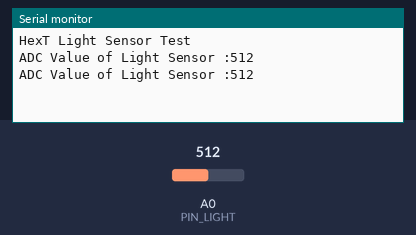
Bench run of a sketch on a simulated Arduino Uno, built with avr-gcc and run on an emulated ATmega328P. Shown: the last lines printed to the serial monitor. Inputs (shaded band) come from the test bench; at power-on: A0 (PIN_LIGHT) = 512.

Above: at 1.8 s.
1.9 s: A0 (PIN_LIGHT) set to 716
At 2.8 s:
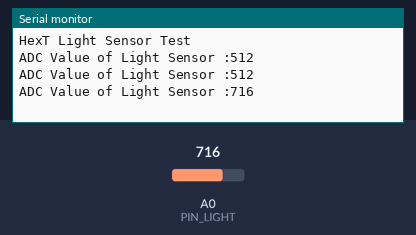
3.4 s: A0 (PIN_LIGHT) set to 900
At 4.5 s:
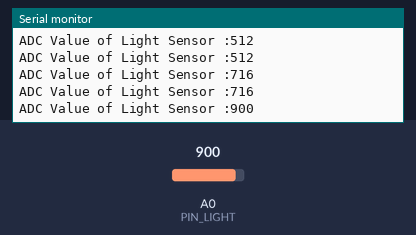
Timing chart, 0 to 6.4 s (numbered marks = the images above; inputs shaded):
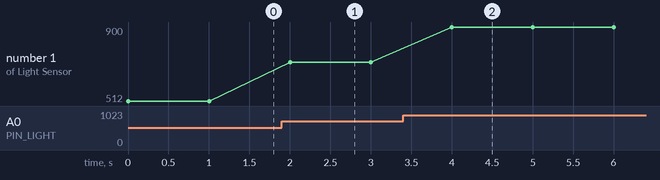

Measured:
- after the input at 1.9 s, the serial monitor: prints a new line after 0.10 s (image 1)
- after the input at 3.4 s, the serial monitor: prints a new line after 0.60 s (image 2)
- plotted number 1: 512 → 716 after the input at 1.9 s, 716 → 900 after the input at 3.4 s

The sketch:

6.ex_Light.ino
```cpp
// (licence header left out)
#define ADC_PORT_LIGHT 0

int PORT_LIGHT = ADC_PORT_LIGHT;
int PIN_LIGHT;

void setup()
{
  Serial.begin(115200);
  Serial.println();
  Serial.println("HexT Light Sensor Test");
  if (PIN_LIGHT==0)
  {
    PIN_LIGHT = A0;
  }
  else
  {
    Serial.println("Please connecting Light Sensor to ADC0 Port");
  }
}

void loop()
{
  int ValADC = analogRead(PIN_LIGHT);
  Serial.print("ADC Value of Light Sensor :");
  Serial.println(ValADC);
  delay(1000);
}
```
